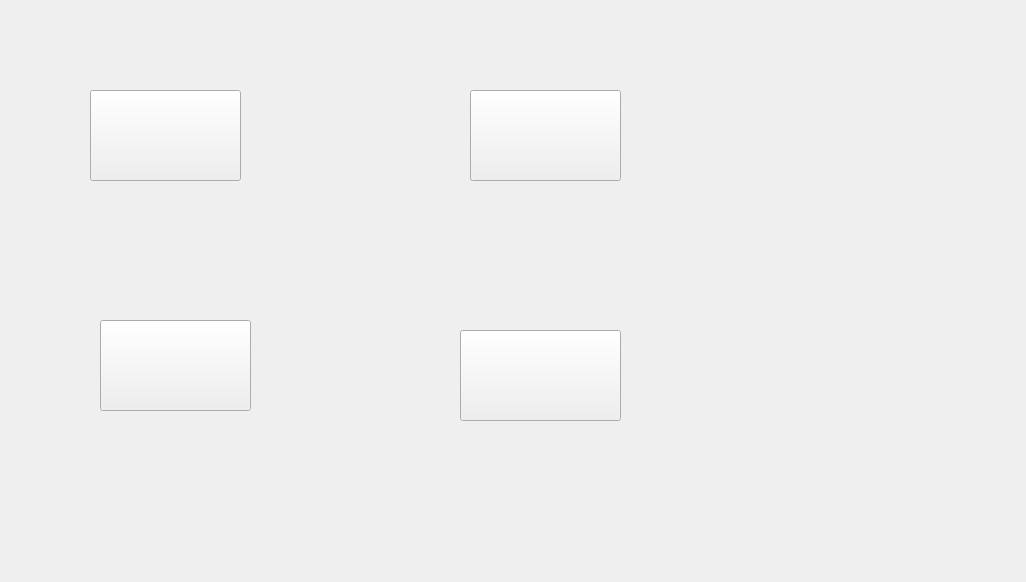
<?xml version="1.0" encoding="UTF-8"?>
<ui version="4.0">
 <class>MainWindow</class>
 <widget class="QMainWindow" name="MainWindow">
  <property name="geometry">
   <rect>
    <x>0</x>
    <y>0</y>
    <width>1026</width>
    <height>582</height>
   </rect>
  </property>
  <property name="windowTitle">
   <string>MainWindow</string>
  </property>
  <widget class="QWidget" name="centralWidget">
   <widget class="QStackedWidget" name="Pages_stack">
    <property name="geometry">
     <rect>
      <x>30</x>
      <y>80</y>
      <width>741</width>
      <height>361</height>
     </rect>
    </property>
    <property name="autoFillBackground">
     <bool>false</bool>
    </property>
    <property name="styleSheet">
     <string notr="true">color: rgb(255, 170, 0);
font: 75 italic 48pt &quot;PibotoLt&quot;;

</string>
    </property>
    <property name="currentIndex">
     <number>0</number>
    </property>
    <widget class="QWidget" name="Home_widget">
     <widget class="QPushButton" name="HomeW_MusicBtn">
      <property name="geometry">
       <rect>
        <x>60</x>
        <y>10</y>
        <width>151</width>
        <height>91</height>
       </rect>
      </property>
      <property name="text">
       <string/>
      </property>
     </widget>
     <widget class="QPushButton" name="HomeW_VideoBtn">
      <property name="geometry">
       <rect>
        <x>440</x>
        <y>10</y>
        <width>151</width>
        <height>91</height>
       </rect>
      </property>
      <property name="text">
       <string/>
      </property>
     </widget>
     <widget class="QPushButton" name="HomeW_SettingsBtn">
      <property name="geometry">
       <rect>
        <x>430</x>
        <y>250</y>
        <width>161</width>
        <height>91</height>
       </rect>
      </property>
      <property name="text">
       <string/>
      </property>
     </widget>
     <widget class="QPushButton" name="HomeW_CameraBtn">
      <property name="geometry">
       <rect>
        <x>70</x>
        <y>240</y>
        <width>151</width>
        <height>91</height>
       </rect>
      </property>
      <property name="text">
       <string/>
      </property>
     </widget>
    </widget>
    <widget class="QWidget" name="Settings_widget">
     <widget class="QPushButton" name="SettingsW_EscBtn">
      <property name="geometry">
       <rect>
        <x>310</x>
        <y>310</y>
        <width>51</width>
        <height>51</height>
       </rect>
      </property>
      <property name="text">
       <string/>
      </property>
     </widget>
     <widget class="QComboBox" name="Minutes_ComboBox">
      <property name="geometry">
       <rect>
        <x>240</x>
        <y>130</y>
        <width>121</width>
        <height>31</height>
       </rect>
      </property>
      <property name="font">
       <font>
        <family>Century Schoolbook L</family>
        <pointsize>18</pointsize>
        <weight>9</weight>
        <italic>true</italic>
        <bold>false</bold>
       </font>
      </property>
      <property name="styleSheet">
       <string notr="true">color: rgb(255, 255, 255);
background-color: rgb(233, 185, 110);
font: 75 italic 18pt &quot;Century Schoolbook L&quot;;
</string>
      </property>
      <item>
       <property name="text">
        <string>Minutes</string>
       </property>
      </item>
      <item>
       <property name="text">
        <string>1</string>
       </property>
      </item>
      <item>
       <property name="text">
        <string>2</string>
       </property>
      </item>
      <item>
       <property name="text">
        <string>3</string>
       </property>
      </item>
      <item>
       <property name="text">
        <string>4</string>
       </property>
      </item>
      <item>
       <property name="text">
        <string>5</string>
       </property>
      </item>
      <item>
       <property name="text">
        <string>6</string>
       </property>
      </item>
      <item>
       <property name="text">
        <string>7</string>
       </property>
      </item>
      <item>
       <property name="text">
        <string>8</string>
       </property>
      </item>
      <item>
       <property name="text">
        <string>9</string>
       </property>
      </item>
      <item>
       <property name="text">
        <string>10</string>
       </property>
      </item>
      <item>
       <property name="text">
        <string>11</string>
       </property>
      </item>
      <item>
       <property name="text">
        <string>12</string>
       </property>
      </item>
      <item>
       <property name="text">
        <string>13</string>
       </property>
      </item>
      <item>
       <property name="text">
        <string>14</string>
       </property>
      </item>
      <item>
       <property name="text">
        <string>15</string>
       </property>
      </item>
      <item>
       <property name="text">
        <string>16</string>
       </property>
      </item>
      <item>
       <property name="text">
        <string>17</string>
       </property>
      </item>
      <item>
       <property name="text">
        <string>18</string>
       </property>
      </item>
      <item>
       <property name="text">
        <string>19</string>
       </property>
      </item>
      <item>
       <property name="text">
        <string>20</string>
       </property>
      </item>
      <item>
       <property name="text">
        <string>21</string>
       </property>
      </item>
      <item>
       <property name="text">
        <string>22</string>
       </property>
      </item>
      <item>
       <property name="text">
        <string>23</string>
       </property>
      </item>
      <item>
       <property name="text">
        <string>24</string>
       </property>
      </item>
      <item>
       <property name="text">
        <string>25</string>
       </property>
      </item>
      <item>
       <property name="text">
        <string>26</string>
       </property>
      </item>
      <item>
       <property name="text">
        <string>27</string>
       </property>
      </item>
      <item>
       <property name="text">
        <string>28</string>
       </property>
      </item>
      <item>
       <property name="text">
        <string>29</string>
       </property>
      </item>
      <item>
       <property name="text">
        <string>30</string>
       </property>
      </item>
      <item>
       <property name="text">
        <string>31</string>
       </property>
      </item>
      <item>
       <property name="text">
        <string>32</string>
       </property>
      </item>
      <item>
       <property name="text">
        <string>33</string>
       </property>
      </item>
      <item>
       <property name="text">
        <string>34</string>
       </property>
      </item>
      <item>
       <property name="text">
        <string>35</string>
       </property>
      </item>
      <item>
       <property name="text">
        <string>36</string>
       </property>
      </item>
      <item>
       <property name="text">
        <string>37</string>
       </property>
      </item>
      <item>
       <property name="text">
        <string>38</string>
       </property>
      </item>
      <item>
       <property name="text">
        <string>39</string>
       </property>
      </item>
      <item>
       <property name="text">
        <string>40</string>
       </property>
      </item>
      <item>
       <property name="text">
        <string>41</string>
       </property>
      </item>
      <item>
       <property name="text">
        <string>42</string>
       </property>
      </item>
      <item>
       <property name="text">
        <string>43</string>
       </property>
      </item>
      <item>
       <property name="text">
        <string>44</string>
       </property>
      </item>
      <item>
       <property name="text">
        <string>45</string>
       </property>
      </item>
      <item>
       <property name="text">
        <string>46</string>
       </property>
      </item>
      <item>
       <property name="text">
        <string>47</string>
       </property>
      </item>
      <item>
       <property name="text">
        <string>48</string>
       </property>
      </item>
      <item>
       <property name="text">
        <string>49</string>
       </property>
      </item>
      <item>
       <property name="text">
        <string>50</string>
       </property>
      </item>
      <item>
       <property name="text">
        <string>51</string>
       </property>
      </item>
      <item>
       <property name="text">
        <string>52</string>
       </property>
      </item>
      <item>
       <property name="text">
        <string>53</string>
       </property>
      </item>
      <item>
       <property name="text">
        <string>54</string>
       </property>
      </item>
      <item>
       <property name="text">
        <string>55</string>
       </property>
      </item>
      <item>
       <property name="text">
        <string>56</string>
       </property>
      </item>
      <item>
       <property name="text">
        <string>57</string>
       </property>
      </item>
      <item>
       <property name="text">
        <string>58</string>
       </property>
      </item>
      <item>
       <property name="text">
        <string>59</string>
       </property>
      </item>
     </widget>
     <widget class="QComboBox" name="DayComboBox">
      <property name="geometry">
       <rect>
        <x>240</x>
        <y>30</y>
        <width>121</width>
        <height>31</height>
       </rect>
      </property>
      <property name="font">
       <font>
        <family>Century Schoolbook L</family>
        <pointsize>18</pointsize>
        <weight>9</weight>
        <italic>true</italic>
        <bold>false</bold>
       </font>
      </property>
      <property name="autoFillBackground">
       <bool>false</bool>
      </property>
      <property name="styleSheet">
       <string notr="true">color: rgb(255, 255, 255);
background-color: rgb(233, 185, 110);
font: 75 italic 18pt &quot;Century Schoolbook L&quot;;
</string>
      </property>
      <item>
       <property name="text">
        <string>Day</string>
       </property>
      </item>
      <item>
       <property name="text">
        <string>1</string>
       </property>
      </item>
      <item>
       <property name="text">
        <string>2</string>
       </property>
      </item>
      <item>
       <property name="text">
        <string>3</string>
       </property>
      </item>
      <item>
       <property name="text">
        <string>4</string>
       </property>
      </item>
      <item>
       <property name="text">
        <string>5</string>
       </property>
      </item>
      <item>
       <property name="text">
        <string>6</string>
       </property>
      </item>
      <item>
       <property name="text">
        <string>7</string>
       </property>
      </item>
      <item>
       <property name="text">
        <string>8</string>
       </property>
      </item>
      <item>
       <property name="text">
        <string>9</string>
       </property>
      </item>
      <item>
       <property name="text">
        <string>10</string>
       </property>
      </item>
      <item>
       <property name="text">
        <string>11</string>
       </property>
      </item>
      <item>
       <property name="text">
        <string>12</string>
       </property>
      </item>
      <item>
       <property name="text">
        <string>13</string>
       </property>
      </item>
      <item>
       <property name="text">
        <string>14</string>
       </property>
      </item>
      <item>
       <property name="text">
        <string>15</string>
       </property>
      </item>
      <item>
       <property name="text">
        <string>16</string>
       </property>
      </item>
      <item>
       <property name="text">
        <string>17</string>
       </property>
      </item>
      <item>
       <property name="text">
        <string>18</string>
       </property>
      </item>
      <item>
       <property name="text">
        <string>19</string>
       </property>
      </item>
      <item>
       <property name="text">
        <string>20</string>
       </property>
      </item>
      <item>
       <property name="text">
        <string>21</string>
       </property>
      </item>
      <item>
       <property name="text">
        <string>22</string>
       </property>
      </item>
      <item>
       <property name="text">
        <string>23</string>
       </property>
      </item>
      <item>
       <property name="text">
        <string>24</string>
       </property>
      </item>
      <item>
       <property name="text">
        <string>25</string>
       </property>
      </item>
      <item>
       <property name="text">
        <string>26</string>
       </property>
      </item>
      <item>
       <property name="text">
        <string>27</string>
       </property>
      </item>
      <item>
       <property name="text">
        <string>28</string>
       </property>
      </item>
      <item>
       <property name="text">
        <string>29</string>
       </property>
      </item>
      <item>
       <property name="text">
        <string>30</string>
       </property>
      </item>
      <item>
       <property name="text">
        <string>31</string>
       </property>
      </item>
     </widget>
     <widget class="QComboBox" name="HoursComboBox">
      <property name="geometry">
       <rect>
        <x>95</x>
        <y>130</y>
        <width>111</width>
        <height>31</height>
       </rect>
      </property>
      <property name="font">
       <font>
        <family>Century Schoolbook L</family>
        <pointsize>18</pointsize>
        <weight>9</weight>
        <italic>true</italic>
        <bold>false</bold>
       </font>
      </property>
      <property name="autoFillBackground">
       <bool>false</bool>
      </property>
      <property name="styleSheet">
       <string notr="true">color: rgb(255, 255, 255);
background-color: rgb(233, 185, 110);
font: 75 italic 18pt &quot;Century Schoolbook L&quot;;
</string>
      </property>
      <item>
       <property name="text">
        <string>Hours</string>
       </property>
      </item>
      <item>
       <property name="text">
        <string>1</string>
       </property>
      </item>
      <item>
       <property name="text">
        <string>2</string>
       </property>
      </item>
      <item>
       <property name="text">
        <string>3</string>
       </property>
      </item>
      <item>
       <property name="text">
        <string>4</string>
       </property>
      </item>
      <item>
       <property name="text">
        <string>5</string>
       </property>
      </item>
      <item>
       <property name="text">
        <string>6</string>
       </property>
      </item>
      <item>
       <property name="text">
        <string>7</string>
       </property>
      </item>
      <item>
       <property name="text">
        <string>8</string>
       </property>
      </item>
      <item>
       <property name="text">
        <string>9</string>
       </property>
      </item>
      <item>
       <property name="text">
        <string>10</string>
       </property>
      </item>
      <item>
       <property name="text">
        <string>11</string>
       </property>
      </item>
      <item>
       <property name="text">
        <string>12</string>
       </property>
      </item>
     </widget>
     <widget class="QComboBox" name="DayNight">
      <property name="geometry">
       <rect>
        <x>400</x>
        <y>130</y>
        <width>91</width>
        <height>31</height>
       </rect>
      </property>
      <property name="font">
       <font>
        <family>Century Schoolbook L</family>
        <pointsize>18</pointsize>
        <weight>9</weight>
        <italic>true</italic>
        <bold>false</bold>
       </font>
      </property>
      <property name="styleSheet">
       <string notr="true">color: rgb(255, 255, 255);
background-color: rgb(233, 185, 110);
font: 75 italic 18pt &quot;Century Schoolbook L&quot;;
</string>
      </property>
      <item>
       <property name="text">
        <string>AM</string>
       </property>
      </item>
      <item>
       <property name="text">
        <string>PM</string>
       </property>
      </item>
     </widget>
     <widget class="QPushButton" name="Date_OK">
      <property name="geometry">
       <rect>
        <x>550</x>
        <y>80</y>
        <width>89</width>
        <height>31</height>
       </rect>
      </property>
      <property name="font">
       <font>
        <family>Century Schoolbook L</family>
        <pointsize>18</pointsize>
        <weight>9</weight>
        <italic>true</italic>
        <bold>false</bold>
       </font>
      </property>
      <property name="styleSheet">
       <string notr="true">font: 75 italic 18pt &quot;Century Schoolbook L&quot;;
color: rgb(0, 0, 0);</string>
      </property>
      <property name="text">
       <string>OK</string>
      </property>
      <property name="autoDefault">
       <bool>false</bool>
      </property>
      <property name="default">
       <bool>false</bool>
      </property>
      <property name="flat">
       <bool>false</bool>
      </property>
     </widget>
     <widget class="QLineEdit" name="ErrorMsg">
      <property name="geometry">
       <rect>
        <x>100</x>
        <y>220</y>
        <width>291</width>
        <height>25</height>
       </rect>
      </property>
      <property name="styleSheet">
       <string notr="true">font: 75 italic 12pt &quot;Century Schoolbook L&quot;;
color: rgb(0, 0, 0);</string>
      </property>
     </widget>
     <widget class="QComboBox" name="MonthComboBox">
      <property name="geometry">
       <rect>
        <x>95</x>
        <y>30</y>
        <width>111</width>
        <height>31</height>
       </rect>
      </property>
      <property name="font">
       <font>
        <family>Century Schoolbook L</family>
        <pointsize>18</pointsize>
        <weight>9</weight>
        <italic>true</italic>
        <bold>false</bold>
       </font>
      </property>
      <property name="styleSheet">
       <string notr="true">color: rgb(255, 255, 255);
background-color: rgb(233, 185, 110);
font: 75 italic 18pt &quot;Century Schoolbook L&quot;;
</string>
      </property>
      <property name="editable">
       <bool>false</bool>
      </property>
      <property name="currentIndex">
       <number>0</number>
      </property>
      <property name="maxVisibleItems">
       <number>200</number>
      </property>
      <property name="maxCount">
       <number>5555</number>
      </property>
      <item>
       <property name="text">
        <string>Months</string>
       </property>
      </item>
      <item>
       <property name="text">
        <string>Jan</string>
       </property>
      </item>
      <item>
       <property name="text">
        <string>Feb</string>
       </property>
      </item>
      <item>
       <property name="text">
        <string>March</string>
       </property>
      </item>
      <item>
       <property name="text">
        <string>April</string>
       </property>
      </item>
      <item>
       <property name="text">
        <string>May</string>
       </property>
      </item>
      <item>
       <property name="text">
        <string>June</string>
       </property>
      </item>
      <item>
       <property name="text">
        <string>July</string>
       </property>
      </item>
      <item>
       <property name="text">
        <string>August</string>
       </property>
      </item>
      <item>
       <property name="text">
        <string>September</string>
       </property>
      </item>
      <item>
       <property name="text">
        <string>October</string>
       </property>
      </item>
      <item>
       <property name="text">
        <string>November</string>
       </property>
      </item>
      <item>
       <property name="text">
        <string>December</string>
       </property>
      </item>
     </widget>
     <widget class="QComboBox" name="YearComboBox">
      <property name="geometry">
       <rect>
        <x>400</x>
        <y>30</y>
        <width>91</width>
        <height>31</height>
       </rect>
      </property>
      <property name="font">
       <font>
        <family>Century Schoolbook L</family>
        <pointsize>18</pointsize>
        <weight>9</weight>
        <italic>true</italic>
        <bold>false</bold>
       </font>
      </property>
      <property name="styleSheet">
       <string notr="true">color: rgb(255, 255, 255);
background-color: rgb(233, 185, 110);
font: 75 italic 18pt &quot;Century Schoolbook L&quot;;
</string>
      </property>
      <item>
       <property name="text">
        <string>Year</string>
       </property>
      </item>
      <item>
       <property name="text">
        <string>2021</string>
       </property>
      </item>
      <item>
       <property name="text">
        <string>2022</string>
       </property>
      </item>
     </widget>
     <widget class="QLabel" name="Date_2">
      <property name="geometry">
       <rect>
        <x>1240</x>
        <y>170</y>
        <width>141</width>
        <height>21</height>
       </rect>
      </property>
      <property name="text">
       <string>&lt;html&gt;&lt;head/&gt;&lt;body&gt;&lt;p&gt;&lt;span style=&quot; color:#ffaa00;&quot;&gt;TextLabel&lt;/span&gt;&lt;/p&gt;&lt;/body&gt;&lt;/html&gt;</string>
      </property>
     </widget>
     <widget class="QLabel" name="Time_2">
      <property name="geometry">
       <rect>
        <x>1370</x>
        <y>170</y>
        <width>111</width>
        <height>21</height>
       </rect>
      </property>
      <property name="text">
       <string>TextLabel</string>
      </property>
     </widget>
     <widget class="QLabel" name="label">
      <property name="geometry">
       <rect>
        <x>110</x>
        <y>0</y>
        <width>91</width>
        <height>22</height>
       </rect>
      </property>
      <property name="styleSheet">
       <string notr="true">font: 75 italic 18pt &quot;Century Schoolbook L&quot;;</string>
      </property>
      <property name="text">
       <string>Months</string>
      </property>
     </widget>
     <widget class="QLabel" name="label_2">
      <property name="geometry">
       <rect>
        <x>260</x>
        <y>0</y>
        <width>91</width>
        <height>22</height>
       </rect>
      </property>
      <property name="styleSheet">
       <string notr="true">font: 75 italic 18pt &quot;Century Schoolbook L&quot;;</string>
      </property>
      <property name="text">
       <string>Days</string>
      </property>
     </widget>
     <widget class="QLabel" name="label_3">
      <property name="geometry">
       <rect>
        <x>410</x>
        <y>0</y>
        <width>91</width>
        <height>22</height>
       </rect>
      </property>
      <property name="styleSheet">
       <string notr="true">font: 75 italic 18pt &quot;Century Schoolbook L&quot;;</string>
      </property>
      <property name="text">
       <string>Years</string>
      </property>
     </widget>
     <widget class="QLabel" name="label_4">
      <property name="geometry">
       <rect>
        <x>110</x>
        <y>100</y>
        <width>91</width>
        <height>22</height>
       </rect>
      </property>
      <property name="styleSheet">
       <string notr="true">font: 75 italic 18pt &quot;Century Schoolbook L&quot;;</string>
      </property>
      <property name="text">
       <string>Hours</string>
      </property>
     </widget>
     <widget class="QLabel" name="label_5">
      <property name="geometry">
       <rect>
        <x>250</x>
        <y>100</y>
        <width>91</width>
        <height>22</height>
       </rect>
      </property>
      <property name="styleSheet">
       <string notr="true">font: 75 italic 18pt &quot;Century Schoolbook L&quot;;
</string>
      </property>
      <property name="text">
       <string>Minutes</string>
      </property>
     </widget>
     <widget class="QLabel" name="label_6">
      <property name="geometry">
       <rect>
        <x>410</x>
        <y>100</y>
        <width>101</width>
        <height>22</height>
       </rect>
      </property>
      <property name="styleSheet">
       <string notr="true">font: 75 italic 18pt &quot;Century Schoolbook L&quot;;</string>
      </property>
      <property name="text">
       <string>AM/PM</string>
      </property>
     </widget>
     <zorder>SettingsW_EscBtn</zorder>
     <zorder>Minutes_ComboBox</zorder>
     <zorder>DayComboBox</zorder>
     <zorder>HoursComboBox</zorder>
     <zorder>DayNight</zorder>
     <zorder>Date_OK</zorder>
     <zorder>ErrorMsg</zorder>
     <zorder>YearComboBox</zorder>
     <zorder>MonthComboBox</zorder>
     <zorder>Date_2</zorder>
     <zorder>Time_2</zorder>
     <zorder>label</zorder>
     <zorder>label_2</zorder>
     <zorder>label_3</zorder>
     <zorder>label_4</zorder>
     <zorder>label_5</zorder>
     <zorder>label_6</zorder>
    </widget>
    <widget class="QWidget" name="Music_widget">
     <widget class="QPushButton" name="PauseButton">
      <property name="geometry">
       <rect>
        <x>210</x>
        <y>230</y>
        <width>61</width>
        <height>51</height>
       </rect>
      </property>
      <property name="text">
       <string/>
      </property>
     </widget>
     <widget class="QLabel" name="VolumeUp">
      <property name="geometry">
       <rect>
        <x>700</x>
        <y>40</y>
        <width>16</width>
        <height>16</height>
       </rect>
      </property>
      <property name="text">
       <string/>
      </property>
     </widget>
     <widget class="QLabel" name="VolumeDown">
      <property name="geometry">
       <rect>
        <x>700</x>
        <y>211</y>
        <width>16</width>
        <height>20</height>
       </rect>
      </property>
      <property name="text">
       <string/>
      </property>
     </widget>
     <widget class="QPushButton" name="NextButton">
      <property name="geometry">
       <rect>
        <x>550</x>
        <y>230</y>
        <width>61</width>
        <height>51</height>
       </rect>
      </property>
      <property name="text">
       <string/>
      </property>
     </widget>
     <widget class="QScrollArea" name="scrollArea">
      <property name="geometry">
       <rect>
        <x>10</x>
        <y>40</y>
        <width>651</width>
        <height>181</height>
       </rect>
      </property>
      <property name="styleSheet">
       <string notr="true">font: 75 italic 18pt &quot;Century Schoolbook L&quot;;</string>
      </property>
      <property name="frameShape">
       <enum>QFrame::Box</enum>
      </property>
      <property name="verticalScrollBarPolicy">
       <enum>Qt::ScrollBarAlwaysOn</enum>
      </property>
      <property name="widgetResizable">
       <bool>true</bool>
      </property>
      <widget class="QWidget" name="ScrollSong">
       <property name="geometry">
        <rect>
         <x>0</x>
         <y>0</y>
         <width>634</width>
         <height>177</height>
        </rect>
       </property>
       <property name="styleSheet">
        <string notr="true">color: rgb(238, 238, 236);</string>
       </property>
      </widget>
     </widget>
     <widget class="QPushButton" name="PrevButton">
      <property name="geometry">
       <rect>
        <x>50</x>
        <y>230</y>
        <width>61</width>
        <height>51</height>
       </rect>
      </property>
      <property name="text">
       <string/>
      </property>
     </widget>
     <widget class="QSlider" name="verticalSlider">
      <property name="geometry">
       <rect>
        <x>680</x>
        <y>40</y>
        <width>21</width>
        <height>191</height>
       </rect>
      </property>
      <property name="orientation">
       <enum>Qt::Vertical</enum>
      </property>
     </widget>
     <widget class="QPushButton" name="StartButton">
      <property name="geometry">
       <rect>
        <x>400</x>
        <y>230</y>
        <width>61</width>
        <height>51</height>
       </rect>
      </property>
      <property name="text">
       <string/>
      </property>
     </widget>
     <widget class="QRadioButton" name="MuteRadioButton">
      <property name="geometry">
       <rect>
        <x>670</x>
        <y>250</y>
        <width>41</width>
        <height>51</height>
       </rect>
      </property>
      <property name="text">
       <string/>
      </property>
     </widget>
     <widget class="QPushButton" name="MusicW_EscBtn">
      <property name="geometry">
       <rect>
        <x>310</x>
        <y>310</y>
        <width>51</width>
        <height>51</height>
       </rect>
      </property>
      <property name="text">
       <string/>
      </property>
     </widget>
     <widget class="QLabel" name="CurrentSong_Label">
      <property name="geometry">
       <rect>
        <x>20</x>
        <y>0</y>
        <width>511</width>
        <height>31</height>
       </rect>
      </property>
      <property name="styleSheet">
       <string notr="true">font: 75 italic 16pt &quot;Century Schoolbook L&quot;;
color: rgb(255, 170, 0);</string>
      </property>
      <property name="text">
       <string>Playing</string>
      </property>
     </widget>
    </widget>
    <widget class="QWidget" name="Video_widget">
     <widget class="QPushButton" name="VideoW_EscBtn">
      <property name="geometry">
       <rect>
        <x>310</x>
        <y>310</y>
        <width>51</width>
        <height>51</height>
       </rect>
      </property>
      <property name="text">
       <string/>
      </property>
     </widget>
     <widget class="QPushButton" name="VideoPlay">
      <property name="geometry">
       <rect>
        <x>420</x>
        <y>220</y>
        <width>61</width>
        <height>51</height>
       </rect>
      </property>
      <property name="text">
       <string/>
      </property>
     </widget>
     <widget class="QRadioButton" name="MuteRadioButtom">
      <property name="geometry">
       <rect>
        <x>620</x>
        <y>240</y>
        <width>61</width>
        <height>51</height>
       </rect>
      </property>
      <property name="text">
       <string/>
      </property>
     </widget>
     <widget class="QSlider" name="VideoHorizontalSlider">
      <property name="geometry">
       <rect>
        <x>20</x>
        <y>200</y>
        <width>581</width>
        <height>16</height>
       </rect>
      </property>
      <property name="maximum">
       <number>1000</number>
      </property>
      <property name="orientation">
       <enum>Qt::Horizontal</enum>
      </property>
     </widget>
     <widget class="QPushButton" name="VideoPrevious">
      <property name="geometry">
       <rect>
        <x>60</x>
        <y>220</y>
        <width>61</width>
        <height>51</height>
       </rect>
      </property>
      <property name="text">
       <string/>
      </property>
     </widget>
     <widget class="QPushButton" name="NextVideo">
      <property name="geometry">
       <rect>
        <x>540</x>
        <y>220</y>
        <width>61</width>
        <height>51</height>
       </rect>
      </property>
      <property name="text">
       <string/>
      </property>
     </widget>
     <widget class="QWidget" name="verticalLayoutWidget">
      <property name="geometry">
       <rect>
        <x>0</x>
        <y>0</y>
        <width>601</width>
        <height>191</height>
       </rect>
      </property>
      <layout class="QVBoxLayout" name="Layout"/>
     </widget>
     <widget class="QPushButton" name="VideoStop">
      <property name="geometry">
       <rect>
        <x>180</x>
        <y>220</y>
        <width>61</width>
        <height>51</height>
       </rect>
      </property>
      <property name="text">
       <string/>
      </property>
     </widget>
     <widget class="QPushButton" name="VideoPause">
      <property name="geometry">
       <rect>
        <x>300</x>
        <y>220</y>
        <width>61</width>
        <height>51</height>
       </rect>
      </property>
      <property name="text">
       <string/>
      </property>
     </widget>
     <widget class="QSlider" name="VerticalVolumeSlider">
      <property name="geometry">
       <rect>
        <x>630</x>
        <y>20</y>
        <width>41</width>
        <height>211</height>
       </rect>
      </property>
      <property name="orientation">
       <enum>Qt::Vertical</enum>
      </property>
     </widget>
    </widget>
    <widget class="QWidget" name="Camera_Widget">
     <widget class="QPushButton" name="CameraW_EscBtn">
      <property name="geometry">
       <rect>
        <x>310</x>
        <y>310</y>
        <width>51</width>
        <height>51</height>
       </rect>
      </property>
      <property name="text">
       <string/>
      </property>
     </widget>
     <widget class="QScrollArea" name="scrollArea_2">
      <property name="geometry">
       <rect>
        <x>30</x>
        <y>0</y>
        <width>681</width>
        <height>281</height>
       </rect>
      </property>
      <property name="widgetResizable">
       <bool>true</bool>
      </property>
      <widget class="QWidget" name="scrollAreaCamera">
       <property name="geometry">
        <rect>
         <x>0</x>
         <y>0</y>
         <width>679</width>
         <height>279</height>
        </rect>
       </property>
      </widget>
     </widget>
    </widget>
   </widget>
   <widget class="QLabel" name="Date">
    <property name="geometry">
     <rect>
      <x>670</x>
      <y>0</y>
      <width>161</width>
      <height>21</height>
     </rect>
    </property>
    <property name="styleSheet">
     <string notr="true">color: rgb(255, 255, 255);</string>
    </property>
    <property name="text">
     <string/>
    </property>
   </widget>
   <widget class="QLabel" name="Time">
    <property name="geometry">
     <rect>
      <x>570</x>
      <y>0</y>
      <width>101</width>
      <height>21</height>
     </rect>
    </property>
    <property name="styleSheet">
     <string notr="true">color: rgb(255, 255, 255);</string>
    </property>
    <property name="text">
     <string/>
    </property>
   </widget>
  </widget>
  <widget class="QMenuBar" name="menuBar">
   <property name="geometry">
    <rect>
     <x>0</x>
     <y>0</y>
     <width>1026</width>
     <height>28</height>
    </rect>
   </property>
  </widget>
 </widget>
 <layoutdefault spacing="6" margin="11"/>
 <resources/>
 <connections/>
</ui>
